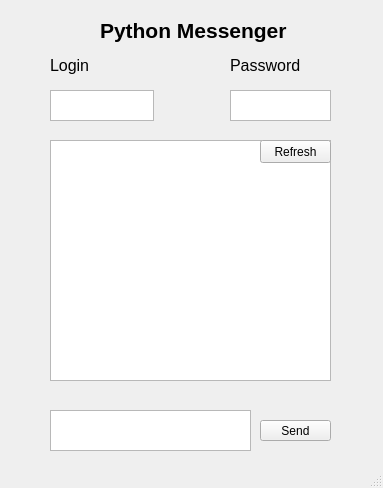
<?xml version="1.0" encoding="UTF-8"?>
<ui version="4.0">
 <class>MainWindow</class>
 <widget class="QMainWindow" name="MainWindow">
  <property name="geometry">
   <rect>
    <x>0</x>
    <y>0</y>
    <width>383</width>
    <height>488</height>
   </rect>
  </property>
  <property name="windowTitle">
   <string>MainWindow</string>
  </property>
  <widget class="QWidget" name="centralwidget">
   <widget class="QTextBrowser" name="textBrowser">
    <property name="geometry">
     <rect>
      <x>50</x>
      <y>140</y>
      <width>281</width>
      <height>241</height>
     </rect>
    </property>
   </widget>
   <widget class="QTextEdit" name="textEdit">
    <property name="geometry">
     <rect>
      <x>50</x>
      <y>410</y>
      <width>201</width>
      <height>41</height>
     </rect>
    </property>
   </widget>
   <widget class="QPushButton" name="pushButton">
    <property name="geometry">
     <rect>
      <x>260</x>
      <y>420</y>
      <width>71</width>
      <height>21</height>
     </rect>
    </property>
    <property name="text">
     <string>Send</string>
    </property>
   </widget>
   <widget class="QTextEdit" name="textEdit_2">
    <property name="geometry">
     <rect>
      <x>50</x>
      <y>90</y>
      <width>104</width>
      <height>31</height>
     </rect>
    </property>
   </widget>
   <widget class="QTextEdit" name="textEdit_3">
    <property name="geometry">
     <rect>
      <x>230</x>
      <y>90</y>
      <width>101</width>
      <height>31</height>
     </rect>
    </property>
   </widget>
   <widget class="QLabel" name="label">
    <property name="geometry">
     <rect>
      <x>50</x>
      <y>50</y>
      <width>71</width>
      <height>31</height>
     </rect>
    </property>
    <property name="font">
     <font>
      <pointsize>12</pointsize>
     </font>
    </property>
    <property name="text">
     <string>Login</string>
    </property>
   </widget>
   <widget class="QLabel" name="label_2">
    <property name="geometry">
     <rect>
      <x>230</x>
      <y>50</y>
      <width>91</width>
      <height>31</height>
     </rect>
    </property>
    <property name="font">
     <font>
      <pointsize>12</pointsize>
     </font>
    </property>
    <property name="text">
     <string>Password</string>
    </property>
   </widget>
   <widget class="QLabel" name="label_3">
    <property name="geometry">
     <rect>
      <x>100</x>
      <y>10</y>
      <width>201</width>
      <height>41</height>
     </rect>
    </property>
    <property name="font">
     <font>
      <pointsize>16</pointsize>
      <weight>75</weight>
      <bold>true</bold>
     </font>
    </property>
    <property name="text">
     <string>Python Messenger</string>
    </property>
   </widget>
   <widget class="QPushButton" name="pushButton_2">
    <property name="geometry">
     <rect>
      <x>260</x>
      <y>140</y>
      <width>71</width>
      <height>23</height>
     </rect>
    </property>
    <property name="text">
     <string>Refresh</string>
    </property>
   </widget>
  </widget>
  <widget class="QStatusBar" name="statusbar"/>
 </widget>
 <resources/>
 <connections/>
</ui>
